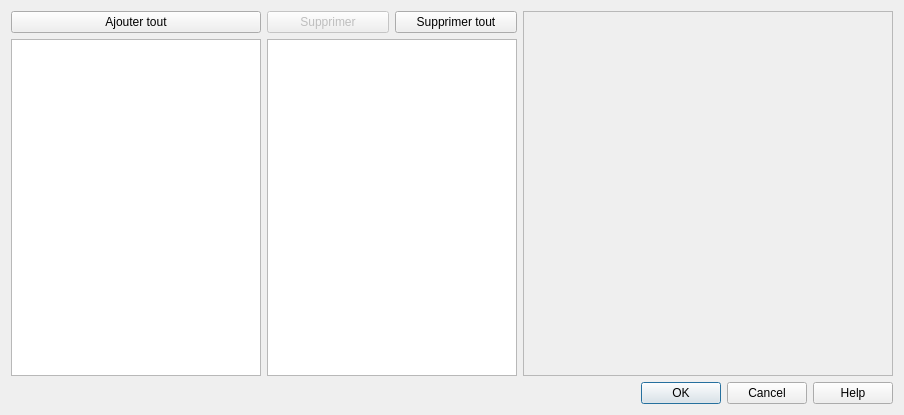
<?xml version="1.0" encoding="UTF-8"?>
<ui version="4.0">
 <class>CTG_ConfigurableElementsSelector</class>
 <widget class="QDialog" name="CTG_ConfigurableElementsSelector">
  <property name="geometry">
   <rect>
    <x>0</x>
    <y>0</y>
    <width>904</width>
    <height>415</height>
   </rect>
  </property>
  <property name="windowTitle">
   <string>Configuration</string>
  </property>
  <layout class="QVBoxLayout" name="verticalLayout">
   <item>
    <layout class="QGridLayout" name="gridLayout">
     <item row="0" column="0">
      <widget class="QPushButton" name="pushButtonAddAll">
       <property name="maximumSize">
        <size>
         <width>16777215</width>
         <height>16777215</height>
        </size>
       </property>
       <property name="text">
        <string>Ajouter tout</string>
       </property>
      </widget>
     </item>
     <item row="1" column="1" colspan="2">
      <widget class="QListWidget" name="listWidgetSelected">
       <property name="minimumSize">
        <size>
         <width>250</width>
         <height>0</height>
        </size>
       </property>
       <property name="maximumSize">
        <size>
         <width>250</width>
         <height>16777215</height>
        </size>
       </property>
      </widget>
     </item>
     <item row="1" column="0">
      <widget class="QListWidget" name="listWidgetAvailable">
       <property name="minimumSize">
        <size>
         <width>250</width>
         <height>0</height>
        </size>
       </property>
       <property name="maximumSize">
        <size>
         <width>250</width>
         <height>16777215</height>
        </size>
       </property>
      </widget>
     </item>
     <item row="0" column="1">
      <widget class="QPushButton" name="pushButtonRemove">
       <property name="enabled">
        <bool>false</bool>
       </property>
       <property name="text">
        <string>Supprimer</string>
       </property>
      </widget>
     </item>
     <item row="0" column="2">
      <widget class="QPushButton" name="pushButtonRemoveAll">
       <property name="text">
        <string>Supprimer tout</string>
       </property>
      </widget>
     </item>
     <item row="0" column="3" rowspan="2">
      <widget class="QScrollArea" name="scrollAreaConfiguration">
       <property name="sizePolicy">
        <sizepolicy hsizetype="Expanding" vsizetype="Expanding">
         <horstretch>0</horstretch>
         <verstretch>0</verstretch>
        </sizepolicy>
       </property>
       <property name="verticalScrollBarPolicy">
        <enum>Qt::ScrollBarAlwaysOff</enum>
       </property>
       <property name="horizontalScrollBarPolicy">
        <enum>Qt::ScrollBarAlwaysOff</enum>
       </property>
       <property name="sizeAdjustPolicy">
        <enum>QAbstractScrollArea::AdjustIgnored</enum>
       </property>
       <property name="widgetResizable">
        <bool>true</bool>
       </property>
       <widget class="QWidget" name="scrollAreaWidgetContents">
        <property name="geometry">
         <rect>
          <x>0</x>
          <y>0</y>
          <width>370</width>
          <height>364</height>
         </rect>
        </property>
        <layout class="QVBoxLayout" name="verticalLayout_2"/>
       </widget>
      </widget>
     </item>
    </layout>
   </item>
   <item>
    <widget class="QDialogButtonBox" name="buttonBox">
     <property name="orientation">
      <enum>Qt::Horizontal</enum>
     </property>
     <property name="standardButtons">
      <set>QDialogButtonBox::Cancel|QDialogButtonBox::Help|QDialogButtonBox::Ok</set>
     </property>
    </widget>
   </item>
  </layout>
 </widget>
 <resources/>
 <connections>
  <connection>
   <sender>buttonBox</sender>
   <signal>accepted()</signal>
   <receiver>CTG_ConfigurableElementsSelector</receiver>
   <slot>accept()</slot>
   <hints>
    <hint type="sourcelabel">
     <x>248</x>
     <y>254</y>
    </hint>
    <hint type="destinationlabel">
     <x>157</x>
     <y>274</y>
    </hint>
   </hints>
  </connection>
  <connection>
   <sender>buttonBox</sender>
   <signal>rejected()</signal>
   <receiver>CTG_ConfigurableElementsSelector</receiver>
   <slot>reject()</slot>
   <hints>
    <hint type="sourcelabel">
     <x>316</x>
     <y>260</y>
    </hint>
    <hint type="destinationlabel">
     <x>286</x>
     <y>274</y>
    </hint>
   </hints>
  </connection>
 </connections>
</ui>
